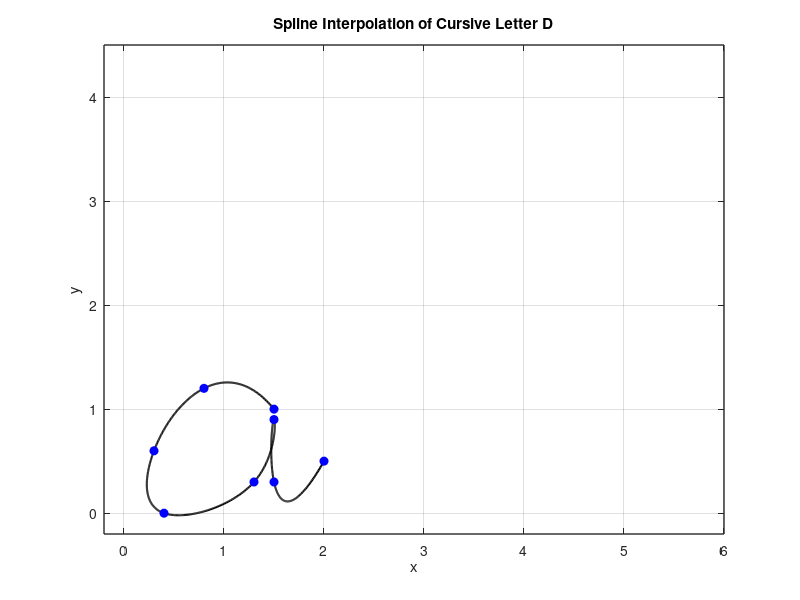

Here is the MATLAB script that generated this plot:
x = [1.5 0.8 0.3 0.4 1.3 1.5 1.5 2];
y = [1 1.2 0.6 0 0.3 0.9 0.3 0.5];

n = length(x);
t = 0:n-1; % Parametric coordinate t
tt = 0:0.01:n-1; % More dense coordinate tt for spline interpolation

% Compute spline interpolation
xx = spline(t, x, tt);
yy = spline(t, y, tt);

% Plot settings
figure(1)
plot(xx, yy, 'k', 'LineWidth', 1.5) % plot spline
hold on
plot(x, y, 'bo', 'MarkerFaceColor', 'b') % plot data points
axis([-0.2 6 -0.2 4.5])
grid on
title('Spline Interpolation of Cursive Letter D')
xlabel('x')
ylabel('y')
set(gca, 'FontSize', 10, 'LineWidth', 1)
grid on